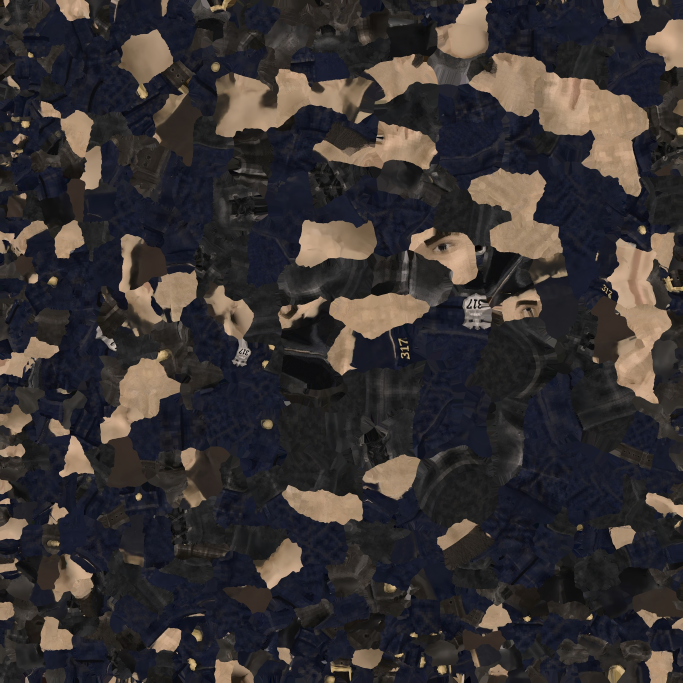
#> input picture archive/assets/models/walter_phase1_walter_police_texture.jpg, 2048 x 2048 px, given in place of Meshy_Gothic-Walter-with-texture_0.jpg, which was not available (shown at 1/3 size)
$ python generate_plain_texture.py
#> lines starting #> are read from the running program, lines starting #| are printed output that depends on the picture; after the words box and inside, x2 and y2 are one past the last pixel; in counts of white or black regions, pixels touching at a corner belong together; pictures that were not available may be replaced by others from this repository, and a replacement may not be noted
from PIL import Image
import numpy as np
from pathlib import Path

ROOT = Path(__file__).resolve().parents[2]
SRC_IMG = ROOT / "Meshy_Gothic-Walter-with-texture_0.jpg"
OUT_IMG = ROOT / "assets" / "models" / "walter_plain_texture.jpg"
OUT_IMG.parent.mkdir(parents=True, exist_ok=True)

img = Image.open(SRC_IMG).convert("RGB")
#> img is the input picture: PIL image 2048x2048 RGB; mean R, G, B 55.3, 50.4, 49.9
arr = np.array(img, dtype=np.float32)

r = arr[:, :, 0]
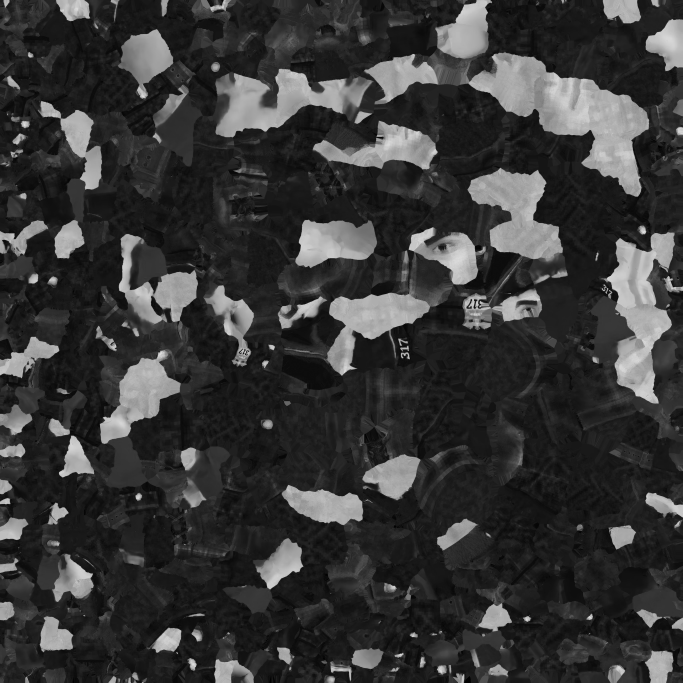
#> r: shape (2048, 2048) float32 (shown at 1/3 size); min 0, max 235, mean 55.3
g = arr[:, :, 1]
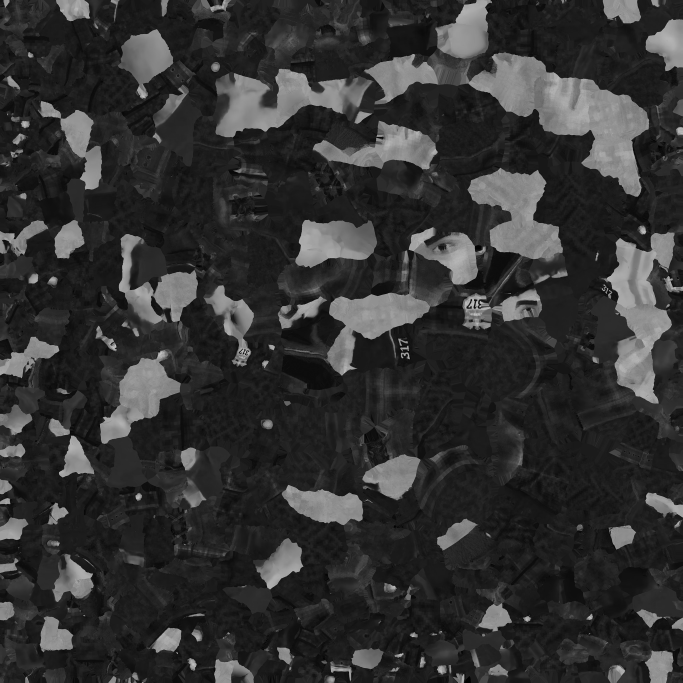
#> g: shape (2048, 2048) float32 (shown at 1/3 size); min 0, max 206, mean 50.4
b = arr[:, :, 2]
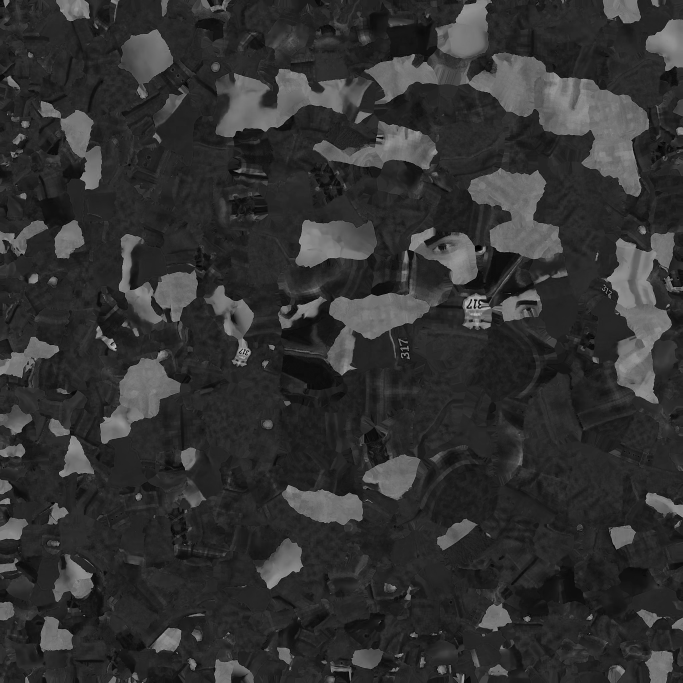
#> b: shape (2048, 2048) float32 (shown at 1/3 size); min 0, max 205, mean 49.9

# Detect navy police uniform: blue dominant or dark slate blue
# Navy in this texture: b > r and b > 25 and r < 90
navy_mask = (b > (r + 4)) & (b > 22) & (r < 85)
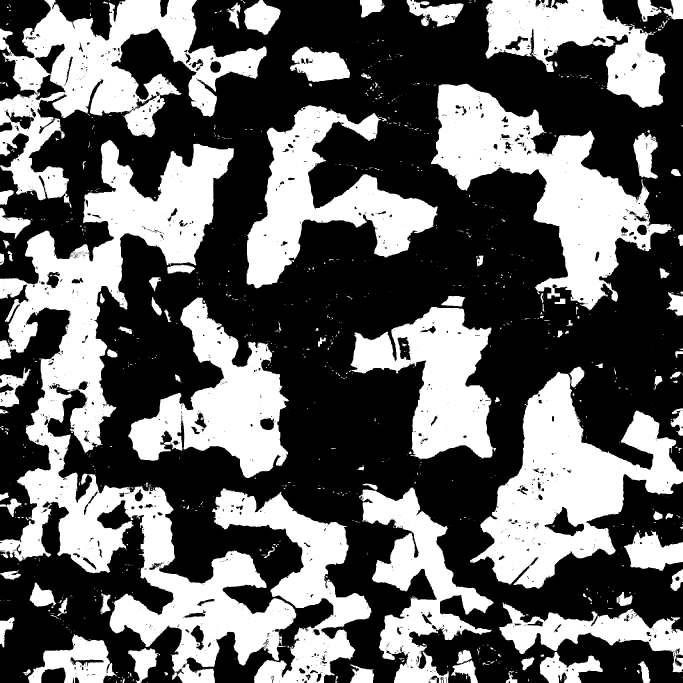
#> navy_mask: shape (2048, 2048) bool (shown at 1/3 size); 40% white; 1115 white regions (915 under 20 px), largest, box (x1, y1, x2, y2) and area: (0, 420, 889, 2048) 390481, (1410, 1116, 2048, 1766) 173868, (0, 0, 801, 624) 169676

# Tweed/warm wool replacement color: warm brownish-grey (r~82, g~70, b~58)
# We preserve the lightness/shading from the original blue channel
lum = (0.299 * r + 0.587 * g + 0.114 * b) / 255.0
lum_factor = np.clip(lum * 2.2, 0.4, 1.6)
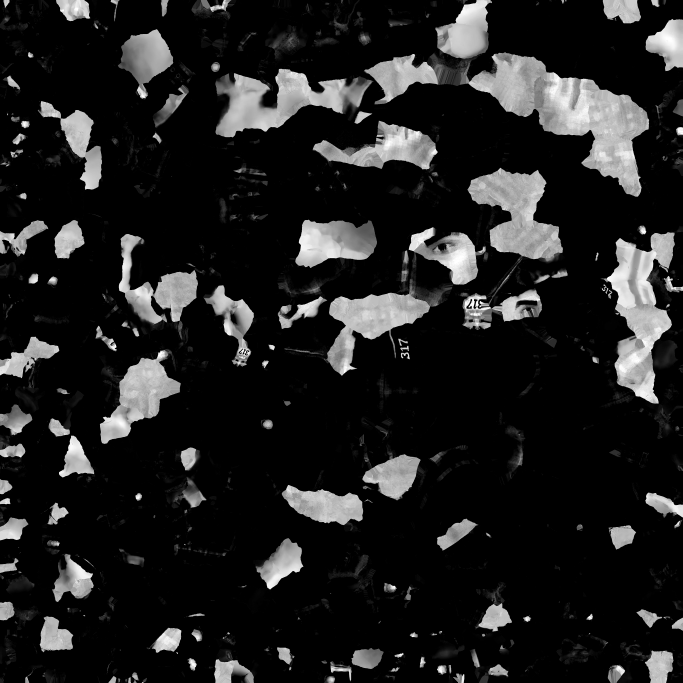
#> lum_factor: shape (2048, 2048) float32 (shown at 1/3 size); min 0.4, max 1.6, mean 0.554; drawn with min black and max white

new_r = np.clip(84.0 * lum_factor, 0, 255)
new_g = np.clip(72.0 * lum_factor, 0, 255)
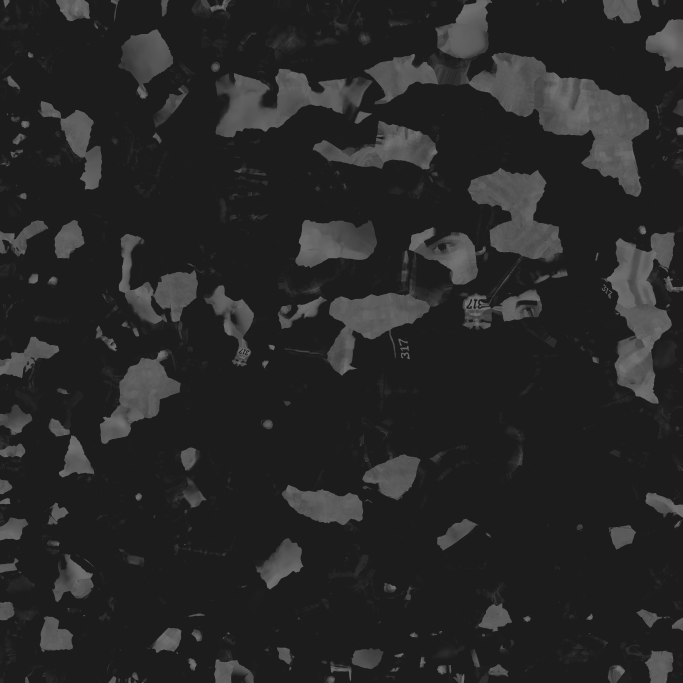
#> new_g: shape (2048, 2048) float32 (shown at 1/3 size); min 28.8, max 115.2, mean 39.9
new_b = np.clip(58.0 * lum_factor, 0, 255)

arr[navy_mask, 0] = new_r[navy_mask]
arr[navy_mask, 1] = new_g[navy_mask]
arr[navy_mask, 2] = new_b[navy_mask]
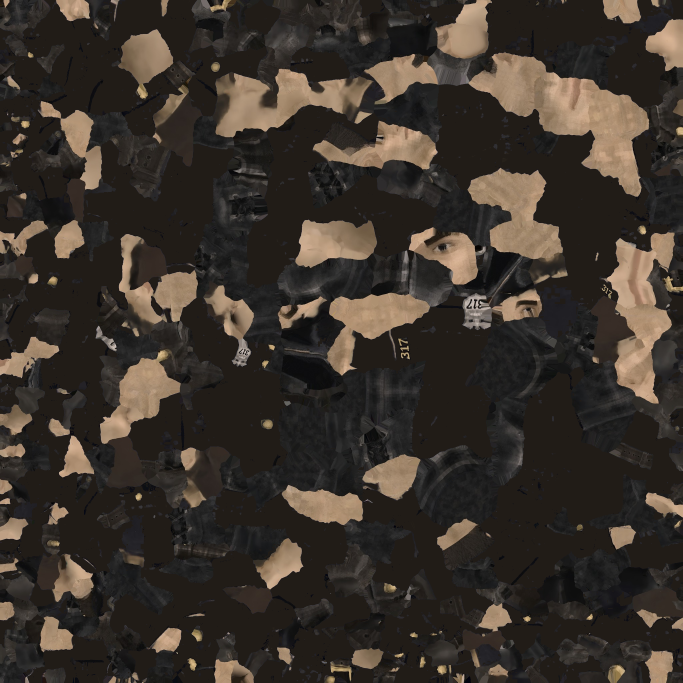
#> arr: shape (2048, 2048, 3) float32 (shown at 1/3 size); mean R, G, B 58.3, 52.2, 42.9

plain_img = Image.fromarray(np.uint8(arr))
# Resize to 2048x2048 for optimal web performance
plain_img = plain_img.resize((2048, 2048), Image.Resampling.LANCZOS)
plain_img.save(OUT_IMG, quality=92)
print(f"Created plain coat texture: {OUT_IMG} (2048x2048)")
